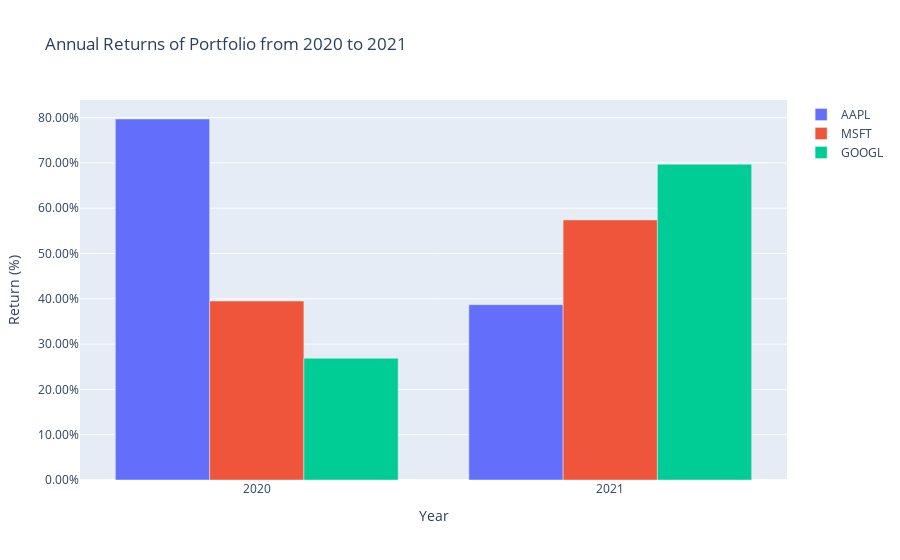

The notebook cell this image was saved under:
### Markdown cell above
##### 11. **Annual Returns of a Portfolio**

- Plot the annual returns of a portfolio consisting of Apple (AAPL), Microsoft (MSFT), and Google (GOOGL) stocks for the years 2020 and 2021:

### Code cell
annual_returns(['AAPL', 'MSFT', 'GOOGL'], 2020, 2021)

### Figure 1 — Plotly figure (JSON) as saved in the notebook; plotly's stock layout.template omitted (floating-point values rounded to 4 significant figures)
{"data": [{"name": "AAPL", "type": "bar", "x": [2020, 2021], "y": [0.797, 0.3871]}, {"name": "MSFT", "type": "bar", "x": [2020, 2021], "y": [0.3951, 0.5742]}, {"name": "GOOGL", "type": "bar", "x": [2020, 2021], "y": [0.2688, 0.697]}], "layout": {"showlegend": true, "title": {"text": "Annual Returns of Portfolio from 2020 to 2021"}, "xaxis": {"title": {"text": "Year"}}, "yaxis": {"tickformat": ".2%", "title": {"text": "Return (%)"}}}}
